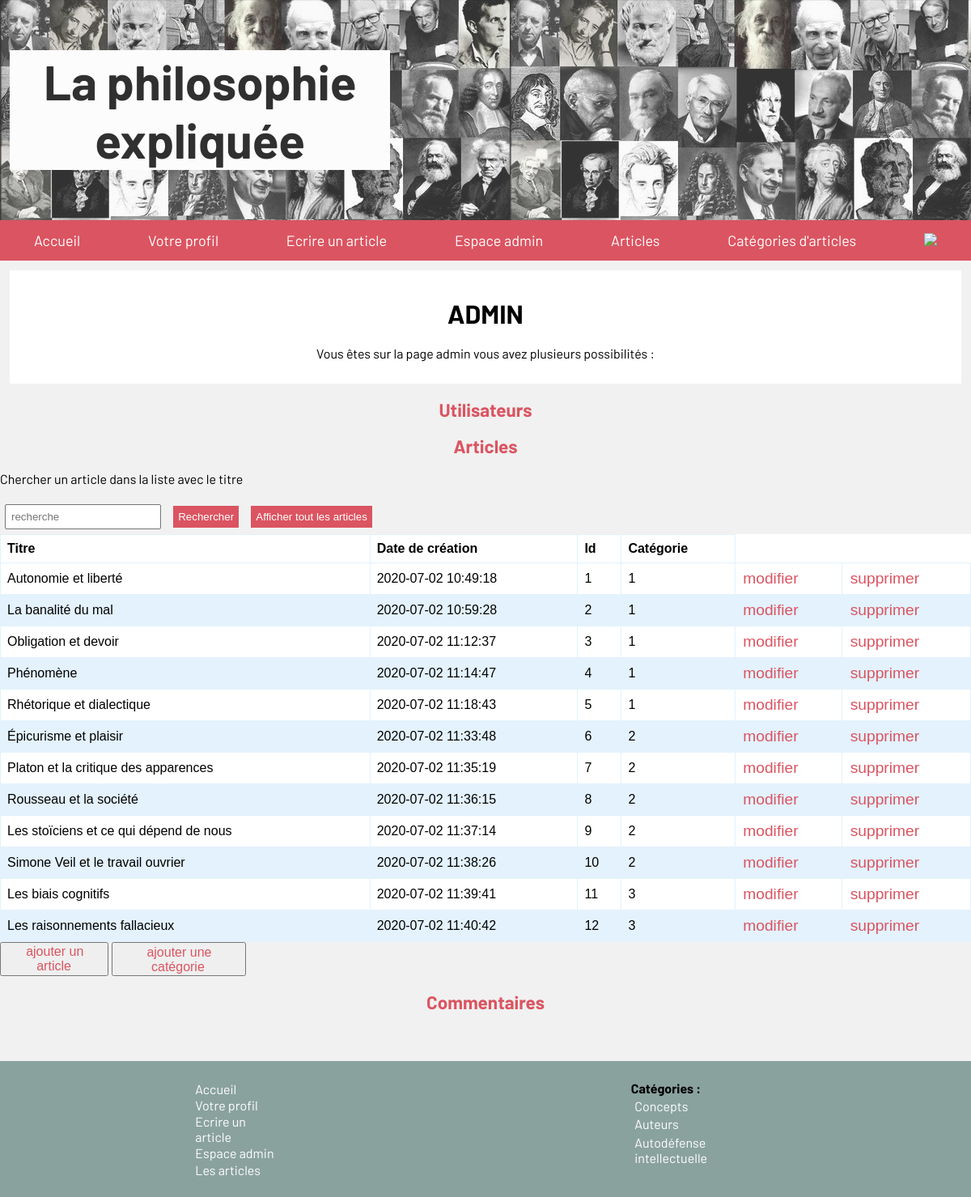
Screenshot of /admin.php?articles (signed in) with the database file from the repository.
### tables this page shows
CREATE TABLE IF NOT EXISTS `articles` (
  `id` int(11) NOT NULL AUTO_INCREMENT,
  `article` text NOT NULL,
  `id_utilisateur` int(11) NOT NULL,
  `id_categorie` int(11) NOT NULL,
  `date` timestamp NOT NULL,
  `titre` varchar(255) NOT NULL,
  PRIMARY KEY (`id`)
);

CREATE TABLE IF NOT EXISTS `categories` (
  `id` int(11) NOT NULL AUTO_INCREMENT,
  `nom` varchar(80) NOT NULL,
  PRIMARY KEY (`id`)
);

### admin.php (the view, shortened to what this page needs)
<!DOCTYPE html>
<html>
	<head>
		<link href="css/style.css" rel="stylesheet">
	</head>
	<header>
  	<?php include("includes/header.php"); ?>
	</header>
	<body>
		<div class="container_admin">
			<?php if (isset($_SESSION['login'])) { ?>
		<div class="options">
			<div class="admin">
				<h1> ADMIN</h1>
				<p>Vous êtes sur la page admin vous avez plusieurs possibilités :</p>
			</div>
			<h3> <a href="admin.php?utilisateurs"> Utilisateurs </a></h3>
<div>
	<h3> <a href="admin.php?articles">Articles</a></h3>
</div>
<?php if (isset($_GET['articles'])) { ?>
	<p>Chercher un article dans la liste avec le titre</p>
	 <form method='post'>
		 <input type='text' placeholder='recherche' name="recherche_valeur"/>
		 <input type='submit' value="Rechercher"/>
		 <input type='submit' value="Afficher tout les articles"/>
	 </form>
	 <table>
		 <thead>
			 <tr><th>Titre</th><th>Date de création</th><th>Id</th><th>Catégorie</th></</tr>
		 </thead>
		 <tbody>
			 <?php
        $sql = 'SELECT * FROM articles';
        $params = [];
        $resultats = $bdd->prepare($sql);
        $resultats->execute($params);
        if ($resultats->rowCount() > 0) {
            while ($d = $resultats->fetch(PDO::FETCH_ASSOC)) {
                ?>
				<div class="">
					<tr><td><?=$d['titre'] ?></td><td><?=$d['date'] ?></td>
					<td><?=$d['id'] ?></td><td><?=$d['id_categorie'] ?></td>
					<td><a href="admin.php?article&modifier_article=<?php echo $d['id'] ?>">modifier</a></td>
					<td><a href="admin.php?article&supprimer_article=<?php echo $d['id'] ?>">supprimer</a></td>
				</div>
					<?php
            }
        } else {
            echo '<tr><td>aucun résultat trouvé</td></tr>' . $connect = null;
        }
    ?>
		</tbody>
	 </table>
			<button class="button">   <a href="creer-article.php">ajouter un article</a></button>
			<button class="button">   <a href="admin.php?articles&categorie">ajouter une catégorie</a></button>
	<?php
    }
?>
	<h3> <a href="admin.php?commentaires"> Commentaires </a></h3>
<?php    } else {
        echo "<br /><center> Bien essayé, mais vous ne pouvez pas accéder à cette page !"."<a href='connexion.php'> me connecter</a> ou alors <a href='inscription.php'> m'inscrire </a></center>"; ?>
<img src="philo5.gif" alt="">
<?php
    }
      ?>
	</div>
</div>
		<footer>
			<?php include('includes/footer.php');  ?>
		</footer>
</body>
</html>

### includes/footer.php (shortened to what this page needs)
<?php
    try
    {
    	$bdd = new PDO('mysql:host=localhost;dbname=blog;charset=utf8', 'root', '');
    }
    catch (Exception $e)
    {
            die('Erreur : ' . $e->getMessage());
    }
?>
<!DOCTYPE html>
<html lang="fr" dir="ltr">
  <head>
    <link rel="stylesheet" href="css/style.css">
  </head>
  <body>
    <?php
        if (isset($_SESSION['login'])) {
            if ($_SESSION['id_droits']== 1) {
              ?>
              <div class="navbar_bottom">
                <a href="index.php"><center>Accueil</center></a>
                <a href="profil.php"> Votre profil <i> <?php $_SESSION['login'] ?></i></a>
                <a href="articles.php"> Articles  </a>
                <?php   $reponse = $bdd->query('SELECT * FROM categories');
                 while ($donnees = $reponse->fetch())
                 {
                   ?>
                    <a href="">
                   <?php echo $donnees['nom'];
                  }
                  ?><a/>
              </div>
                <?php
                }elseif ($_SESSION['id_droits']== 1337){ ?>
                  <div class="navbar_bottom">
                    <div class="liste_footer">
                      <a href="index.php">Accueil</a>
                      <a href="profil.php"> Votre profil <i><?php $_SESSION['login'] ?></i></a>
                      <a href="creer-article.php"> Ecrire un article </a>
                      <a href="admin.php"> Espace admin </a>
                      <a href="articles.php"> Les articles </a>
                    </div>
                    <div class="liste_categories">
                      <strong> Catégories : </strong>
                      <?php   $reponse = $bdd->query('SELECT * FROM categories');
                      while ($donnees = $reponse->fetch())
                      {
                      ?>
                      <a href="articles.php?categorie=<?php echo $donnees['id'];
                      ?>" class="link_categorie"> <?php  echo " ". $donnees['nom']; }?> </a>
                    </div>
                  </div>
                <?php  }
              }  ?>
  </body>
</html>

### css/style.css (style rules this page uses)
body { background: #f1f1f1; font-family: 'Barlow', sans-serif; margin: auto; padding: auto; }
html { height: 100%; }
body { min-height: 100%; margin: 0; padding: 0; }
h1 { text-align: center; }
h3 { text-align: center; }
.admin { background-color: white; text-align: center; margin: 1%; padding: 1%; }
.container_admin { width: 100%; height: 100%; margin-left: auto; margin-right: auto; }
.container_admin h1, { text-align: center; }
.container_admin a { text-decoration: none; color: #DB5461; font-size: 120%; padding: 1%; }
.container_admin table { font-family: arial, sans-serif; border-collapse: collapse; width: 100%; background-color: white; }
.container_admin td, th { border: 1px solid #E3F2FD; text-align: left; padding: 8px; }
.container_admin tr:nth-child(even) { background-color: #E3F2FD; }
.container_admin input[type=submit] { text-decoration: none; background-color: #DB5461; color: white; border: 0; }
input { padding: 0.5%; margin: 0.5%; }
td { padding: 1%; }
tr { padding: 1%; }
.link_categorie { text-decoration: none; background-color: #8AA29E; color: white; padding: 0.5%; }
.navbar_bottom { display: flex; flex-direction: row; justify-content: space-around; background-color: #8AA29E; padding: 2%; margin-top:5%; }
.navbar_bottom a { color: white; text-decoration: none; background-color: #8AA29E; margin: 1% 2% 0 2%; display: flex; flex-direction: column; }
.liste_categories { display: flex; flex-direction: column; }
.liste_footer { display: flex; flex-direction: column; }

### rows the page displays
articles: titre "Autonomie et liberté", date "2020-07-02 10:49:18", id "1", id_categorie "1"
articles: titre "La banalité du mal", date "2020-07-02 10:59:28", id "2", id_categorie "1"
articles: titre "Obligation et devoir", date "2020-07-02 11:12:37", id "3", id_categorie "1"
articles: titre "Phénomène", date "2020-07-02 11:14:47", id "4", id_categorie "1"
articles: titre "Rhétorique et dialectique", date "2020-07-02 11:18:43", id "5", id_categorie "1"
articles: titre "Épicurisme et plaisir", date "2020-07-02 11:33:48", id "6", id_categorie "2"
articles: titre "Platon et la critique des apparences", date "2020-07-02 11:35:19", id "7", id_categorie "2"
articles: titre "Rousseau et la société", date "2020-07-02 11:36:15", id "8", id_categorie "2"
articles: titre "Les stoïciens et ce qui dépend de nous", date "2020-07-02 11:37:14", id "9", id_categorie "2"
articles: titre "Simone Veil et le travail ouvrier", date "2020-07-02 11:38:26", id "10", id_categorie "2"
articles: titre "Les biais cognitifs", date "2020-07-02 11:39:41", id "11", id_categorie "3"
articles: titre "Les raisonnements fallacieux", date "2020-07-02 11:40:42", id "12", id_categorie "3"
categories: nom "Concepts"
categories: nom "Auteurs"
categories: nom "Autodéfense intellectuelle"
